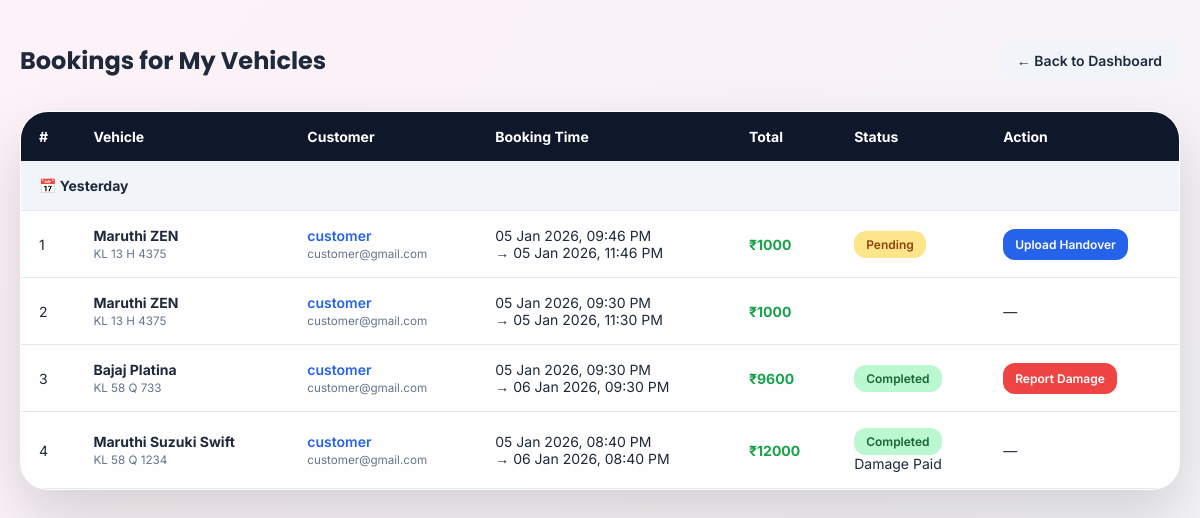
The page /owner_vehicle_bookings/ (signed in) on the database as committed earlier.
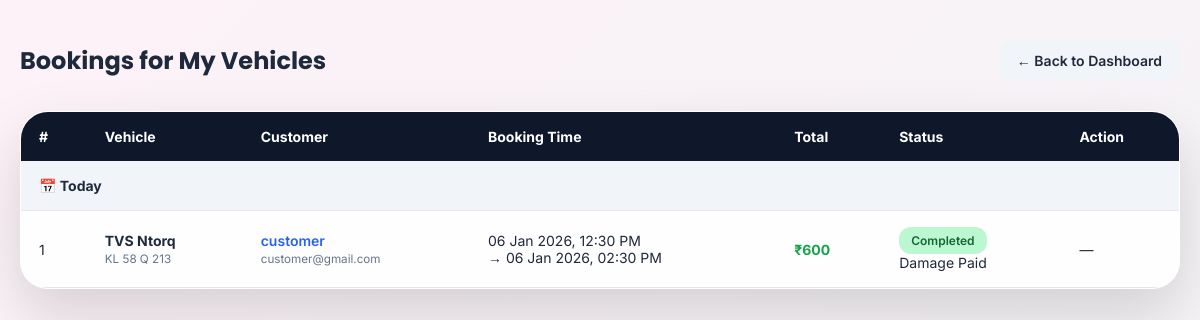
The same page on the database as committed later.
### wheelzy_app/models.py (models this page shows, shortened)
class Booking(models.Model):
    STATUS_CHOICES = [
        ("payment_pending", "Payment Pending"),
        ("pending", "Pending"),
        ("confirmed", "Confirmed"),
        ("in_use", "In Use"),
        ("returned", "Returned"),
        ("damage_reported", "Damage Reported"),
        ("cancelled", "Cancelled"),
    ]
    user = models.ForeignKey(User, on_delete=models.CASCADE)
    vehicle = models.ForeignKey(Vehicle, on_delete=models.CASCADE)
    start_time = models.DateTimeField()
    end_time = models.DateTimeField()
    total_price = models.PositiveIntegerField(default=0)
    status = models.CharField(max_length=30, choices=STATUS_CHOICES, default="payment_pending")
    is_rent_paid = models.BooleanField(default=False)
    ordered_at = models.DateTimeField(auto_now_add=True)
    razorpay_order_id = models.CharField(max_length=255, blank=True, null=True)
    razorpay_payment_id = models.CharField(max_length=255, blank=True, null=True)
    razorpay_signature = models.CharField(max_length=255, blank=True, null=True)

class Vehicle(models.Model):
    VEHICLE_TYPES = (
        ("car", "Car"),
        ("bike", "Bike"),
    )
    owner = models.ForeignKey(
        User,
        on_delete=models.CASCADE,
        related_name="vehicles",
        null=True,
        blank=True
    )
    vehicle_name = models.CharField(max_length=255)
    vehicle_type = models.CharField(max_length=25, choices=VEHICLE_TYPES)
    number_plate = models.CharField(max_length=50, unique=True)
    price_per_hour = models.PositiveIntegerField()
    seats = models.PositiveIntegerField(blank=True)
    image = CloudinaryField('vehicle_images', blank=True, null=True)
    is_available = models.BooleanField(default=True)

### wheelzy_app/views.py (the view)
# urls.py: path("owner_vehicle_bookings/", views.owner_bookings, name="owner_vehicle_bookings"),
@login_required
def owner_bookings(request):
    if not request.user.groups.filter(name="owner").exists():
        messages.error(request, "Access denied")
        return redirect("home")
    qs = (
        Booking.objects
        .filter(vehicle__owner=request.user)
        .select_related("vehicle", "user")
        .prefetch_related(
            "handover_photos",
            Prefetch("damage_report", queryset=DamageReport.objects.all())
        )
        .order_by("-ordered_at")   # ✅ LATEST → OLDEST
    )
    paginator = Paginator(qs, 10)
    page_number = request.GET.get("page")
    bookings = paginator.get_page(page_number)
    today = timezone.now().date()
    yesterday = today - timedelta(days=1)
    for booking in bookings:
        booking.booking_group = (
            "Today" if booking.ordered_at.date() == today
            else "Yesterday" if booking.ordered_at.date() == yesterday
            else "Older"
        )
    return render(
        request,
        "owner_bookings.html",
        {"bookings": bookings}
    )

### wheelzy_app/templates/owner_bookings.html (shortened to what the changed rows need)
{% load static %}
<!DOCTYPE html>
<html lang="en">
<head>
    <link rel="stylesheet" href="https://cdnjs.cloudflare.com/ajax/libs/font-awesome/6.5.1/css/all.min.css">
</head>
<body>
<div class="page-wrapper">
    <div class="page-header">
        <h2>Bookings for My Vehicles</h2>
    </div>
    {% if bookings %}
    <div class="table-card">
        <div style="overflow-x:auto;">
            <table>
                <thead>
                    <tr>
                        <th>#</th>
                        <th>Vehicle</th>
                        <th>Customer</th>
                        <th>Booking Time</th>
                        <th>Total</th>
                        <th>Status</th>
                        <th>Action</th>
                    </tr>
                </thead>
                <tbody>
                {% for booking in bookings %}
                    {% ifchanged booking.booking_group %}
                    <tr class="group-row">
                        <td colspan="7">📅 {{ booking.booking_group }}</td>
                    </tr>
                    {% endifchanged %}
                    <tr>
                        <td>{{ bookings.start_index|add:forloop.counter0 }}</td>
                        <td>
                            <strong>{{ booking.vehicle.vehicle_name }}</strong><br>
                            <small style="color:var(--text-light);">
                                {{ booking.vehicle.number_plate }}
                            </small>
                        </td>
                        <td>
                            <a href="javascript:void(0)"
                               class="customer-link"
                               data-name="{{ booking.user.username }}"
                               data-email="{{ booking.user.email }}"
                               data-phone="{{ booking.user.profile.phone_number|default:'' }}"
                               data-address="{{ booking.user.profile.address|default:'' }}"
                               data-photo="{% if booking.user.profile.photo %}{{ booking.user.profile.photo.url }}{% endif %}"
                               data-aadhaar="{% if booking.user.documents.aadhaar %}{{ booking.user.documents.aadhaar.url }}{% endif %}"
                               data-license="{% if booking.user.documents.license %}{{ booking.user.documents.license.url }}{% endif %}"
                               style="font-weight:600;color:#2563eb;text-decoration:none;">
                                {{ booking.user.username }}
                            </a><br>
                            <small style="color:var(--text-light);">
                                {{ booking.user.email }}
                            </small>
                        </td>
                        <td>
                            {{ booking.start_time|date:"d M Y, h:i A" }}<br>
                            → {{ booking.end_time|date:"d M Y, h:i A" }}
                        </td>
                        <td style="font-weight:700;color:var(--success);">
                            ₹{{ booking.total_price }}
                        </td>
                        <td>
                            {% if booking.status == "pending" %}
                                <span class="status pending">Pending</span>
                            {% elif booking.status == "confirmed" %}
                                <span class="status confirmed">Confirmed</span>
                            {% elif booking.status == "in_use" %}
                                <span class="status in_use">In Use</span>
                            {% elif booking.status == "returned" %}
                                <span class="status completed">Completed</span>
                            {% elif booking.status == "damage_reported" %}
                                {% if booking.damage_report and booking.damage_report.is_paid %}
                                    <span class="status completed">Completed</span>
                                    <div class="mt-1">
                                        <span class="text-light">Damage Paid</span>
                                    </div>
                                {% else %}
                                    <span class="status damage">Damage Reported</span>
                                {% endif %}
                            {% endif %}
                        </td>
                        <td>
                            {% if booking.status == "pending" %}
                                <a href="{% url 'upload_handover_photos' booking.id %}"
                                   class="btn-action btn-primary">
                                    Upload Handover
                                </a>
                            {% elif booking.status == "returned" %}
                                <a href="{% url 'add_damage_report' booking.id %}"
                                   class="btn-action btn-danger">
                                    Report Damage
                                </a>
                            {% else %}
                                —
                            {% endif %}
                        </td>
                    </tr>
                {% endfor %}
                </tbody>
            </table>
        </div>
    </div>
    {% endif %}
</div>
</body>
</html>

Rows that differ between the two databases and show on the page:
removed Booking: booking_group "Yesterday", start_index|add "1", vehicle.vehicle_name "Maruthi ZEN", vehicle.number_plate "KL 13 H 4375", user.username "customer", user.email "customer@gmail.com", start_time "05 Jan 2026, 09:46 PM", end_time "05 Jan 2026, 11:46 PM", total_price "1000", status "Pending"
removed Booking: start_index|add "2", vehicle.vehicle_name "Maruthi ZEN", vehicle.number_plate "KL 13 H 4375", user.username "customer", user.email "customer@gmail.com", start_time "05 Jan 2026, 09:30 PM", end_time "05 Jan 2026, 11:30 PM", total_price "1000"
removed Booking: start_index|add "3", vehicle.vehicle_name "Bajaj Platina", vehicle.number_plate "KL 58 Q 733", user.username "customer", user.email "customer@gmail.com", start_time "05 Jan 2026, 09:30 PM", end_time "06 Jan 2026, 09:30 PM", total_price "9600", status "Completed"
removed Booking: start_index|add "4", vehicle.vehicle_name "Maruthi Suzuki Swift", vehicle.number_plate "KL 58 Q 1234", user.username "customer", user.email "customer@gmail.com", start_time "05 Jan 2026, 08:40 PM", end_time "06 Jan 2026, 08:40 PM", total_price "12000", status "Completed"
added Booking: booking_group "Today", start_index|add "1", vehicle.vehicle_name "TVS Ntorq", vehicle.number_plate "KL 58 Q 213", user.username "customer", user.email "customer@gmail.com", start_time "06 Jan 2026, 12:30 PM", end_time "06 Jan 2026, 02:30 PM", total_price "600", status "Completed"
